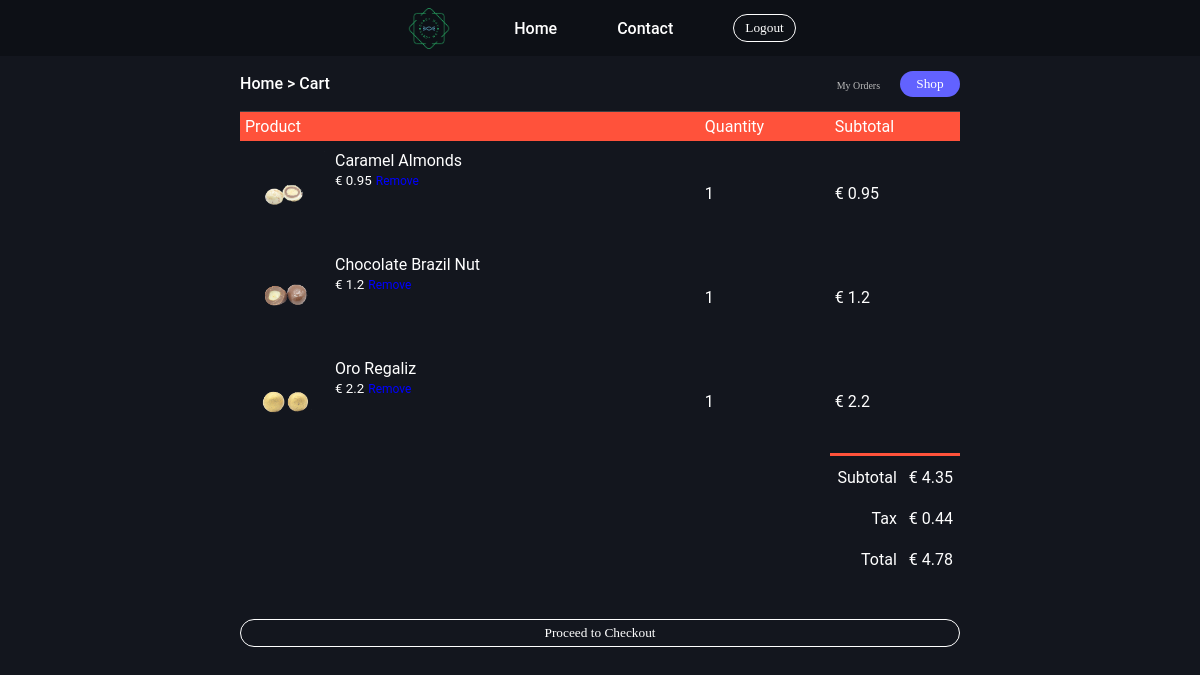
Screenshot of /cart.php (signed in) with the database file from the repository.
### tables this page shows
CREATE TABLE `cart_details` (
  `userid` varchar(6) NOT NULL,
  `cand_id` int NOT NULL,
  `quantity` int NOT NULL
);

CREATE TABLE `candies` (
  `cand_id` int NOT NULL,
  `cand_name` varchar(20) NOT NULL,
  `cand_img` varchar(100) NOT NULL,
  `cand_price` float NOT NULL,
  `user_rating` int NOT NULL,
  `unit` int NOT NULL,
  `total_candies` int NOT NULL
);

### cart.php (the view, shortened to what this page needs)
<?php
include "databse_conn.php";
if(!isset($_SESSION['userid'])) {
  echo "<script>window.location.href ='login.php'</script>";
}
else {
  $id = $_SESSION['userid'];
  $subtotal = 0;
  $sql = "SELECT * FROM cart_details join candies WHERE cart_details.userid='$id' AND cart_details.cand_id=candies.cand_id";
  $result = mysqli_query($link, $sql);
  if($result) {
    $data=mysqli_fetch_all($result,MYSQLI_ASSOC);
  }
}
?>
<!DOCTYPE html>
<html lang="en">
  <head>
    <link rel="stylesheet" href="1.css" />
    <link
      rel="stylesheet"
      href="https://kit-pro.fontawesome.com/releases/v5.15.3/css/pro.min.css"
    />
  </head>
  <body>
    <section id="topnav">
      <div class="nav">
        <div class="logo">
          <img src="CW_logo.webp" onclick="location.href='home.php'" alt="Logo" />
        </div>
        <div class="menu">
          <ul class="nav-menu">
            <li><a href="home.php">Home</a></li>
            <li><a href="contact.php">Contact</a></li>
            <?php
            if(!isset($_SESSION['userid'])) {?>
              <li><button onclick="location.href='login.php'" class="transparent-btn">Login</button></li>
            <?php }
            else {?>
              <li><button onclick="location.href='logout.php'" class="transparent-btn">Logout</button></li>
            <?php }
            ?>
          </ul>
        </div>
      </div>
    </section>
    <section id="navbar">
      <div class="nav">
        <div class="pagenav"><a href="home.php">Home</a> > Cart</div>
        <div class="menu">
          <ul>
            <li><a href="myorders.php">My Orders</a></li>
            <li>
              <button onClick="location.href='shop.php'" class="blue-btn">
                Shop
              </button>
            </li>
          </ul>
        </div>
      </div>
    </section>
    <div class="small-container_cart-page" style="color: white;">
        <table id="table1">
            <tr>
                <th>Product</th>
                <th>Quantity</th>
                <th>Subtotal</th>
            </tr>
            <?php
              foreach($data as $row){?>
                <tr>
                    <td>
                        <div class="cart-info">
                            <div class="img">
                            <img src="<?php echo $row['cand_img'];?>">
                            </div>
                            <div>
                                <p><?php echo $row['cand_name'];?></p>
                                <small>€ <?php echo $row['cand_price'];?></small>
                                <a href="remover_candies_cart.php?cand_id=<?php echo $row['cand_id'];?>">Remove</a>
                            </div>
                        </div>
                    </td>
                    <td><?php echo $row['quantity'];?></td>
                    <td>€ <?php $subtotal= $subtotal+($row['cand_price']*$row['quantity']); echo $row['cand_price']*$row['quantity'];?></td>
                </tr>
              <?php }?>
        </table>
        <div style="margin-bottom: 30px" class="total-price">
            <table>
                <tr>
                    <td>Subtotal</td>
                    <td>€ <?php echo $subtotal;?></td>
                </tr>
                <tr>
                    <td>Tax</td>
                    <td>€ <?php echo round($subtotal*0.1, 2);?></td>
                </tr>
                <tr>
                    <td>Total</td>
                    <td>€ <?php $_SESSION['total_price'] = $subtotal+$subtotal*0.1; echo round($subtotal+$subtotal*0.1, 2);?></td>
                </tr>
            </table>
        </div>
        <section>
          <div>
            <button  onclick="location.href='payment.php'" class="transparent-btn">
              Proceed to Checkout
            </button>
          </div>
        </section>
    </div>
</body>
</html>

### 1.css (style rules this page uses)
:root { --blue: rgb(98, 98, 255); --dark_blue: rgb(0, 0, 214); --primarydark: #13161e; --secondarydark: #0d1016; --white: white; --grey: rgba(107, 107, 107, 0.5); --light_grey: rgb(187, 187, 187); --black: black; --active: rgb(187, 187, 187); }
body { font-family: "Roboto"; color: white; }
* { margin: 0; padding: 0; box-sizing: border-box; }
a { text-decoration: none; }
body { background-color: var(--primarydark); }
.blue-btn { width: 60px; border: none; color: var(--white); background-color: var(--blue); border-radius: 16px; padding-left: 11px; padding-right: 11px; padding-bottom: 5px; padding-top: 5px; font-family: "Panton"; transition-duration: 250ms; cursor: pointer; }
.transparent-btn { border: none; color: var(--white); background-color: transparent; border: 1px solid; border-color: var(--white); border-radius: 16px; padding-left: 11px; padding-right: 11px; padding-bottom: 5px; padding-top: 5px; font-family: "Panton"; transition-duration: 250ms; cursor: pointer; }
#topnav { background-color: var(--secondarydark); }
#topnav .nav { display: flex; flex-direction: row; align-items: center; justify-content: center; width: 86%; margin: auto; height: 56px; }
#topnav img { width: 150%; max-width: 50px; height: auto; align-items: center; }
#topnav ul { list-style-type: none; margin: 0; display: flex; justify-content: space-between; align-items: center; }
#topnav li { margin-left: 5vw; }
#topnav li a { color: var(--white); font-family: "Roboto"; font-weight: 500; font-size: 1em; }
#navbar { background-color: var(--primarydark); }
#navbar .nav { display: flex; width: 60%; margin: auto; justify-content: space-between; align-items: center; height: 56px; border-bottom: 0.1vw solid; border-color: var(--grey); }
.nav .pagenav { color: var(--white); font-family: "Roboto"; font-weight: 500; font-size: 1em; }
.nav .pagenav a { color: var(--white); }
#navbar ul { list-style-type: none; margin: 0; display: flex; justify-content: space-between; align-items: center; font-family: "Panton"; }
#navbar li { margin-left: 20px; }
#navbar li a { color: var(--light_grey); font-family: "Panton"; font-weight: 500; font-size: 0.62em; }
#topnav .nav .logo { margin-top: 5px; }
#table1 { width: 100%; border-collapse: collapse; }
.cart-info { display: flex; flex-wrap: wrap; }
th { text-align: left; padding: 5px; color: #fff; background: #ff523b; font-weight: normal; }
td { padding: 10px 5px; }
td a { color: blue; font-size: 12px; }
td img { width: 80px; height: 80px; margin-right: 10px; }
.total-price { float: right; text-align: right; }
.total-price table { border-top: 3px solid #ff523b; width: 100%; max-width: 400px; }
.small-container_cart-page { margin-top: 50px; width: 60%; margin: auto; }
button { background-color: #04AA6D; color: white; padding: 14px 20px; margin: 8px 0; border: none; cursor: pointer; width: 100%; }

### rows the page displays
cart_details: cand.cand_img (picture), cand.cand_name "Caramel Almonds", cand.cand_price "0.95", quantity "1", $row['cand_price']*$row['quantity'] "0.95"
cart_details: cand.cand_img (picture), cand.cand_name "Chocolate Brazil Nut", cand.cand_price "1.2", quantity "1", $row['cand_price']*$row['quantity'] "1.2"
cart_details: cand.cand_img (picture), cand.cand_name "Oro Regaliz", cand.cand_price "2.2", quantity "1", $row['cand_price']*$row['quantity'] "2.2"

### other values shown
$subtotal "4.35"
$subtotal*0.1 "0.44"
$subtotal+$subtotal*0.1 "4.78"
